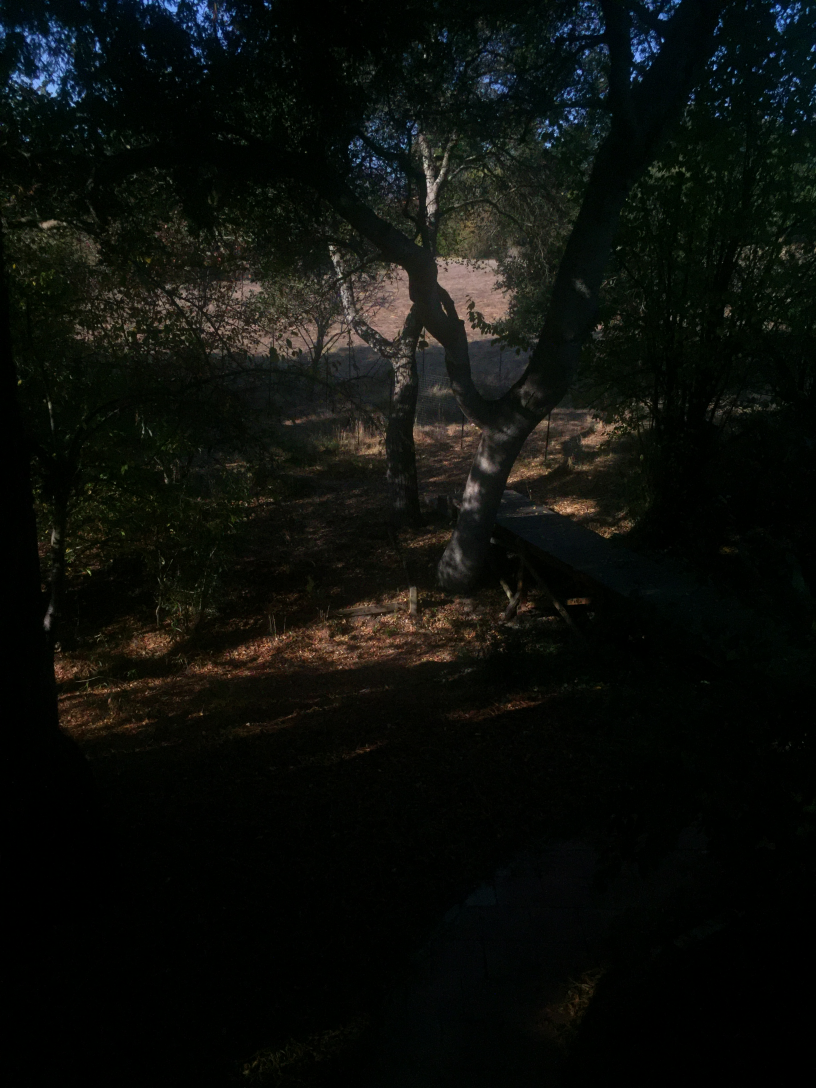
#> input picture Part2_fig/6667.JPG, 2448 x 3264 px (shown at 1/3 size)
$ python part3.py
#> lines starting #> are read from the running program, lines starting #| are printed output that depends on the picture
import numpy as np
import cv2
import os
import glob
from numpy import array
import matplotlib.pyplot as plt
from scipy import stats
import math
import matplotlib.mlab as mlab

try:
    os.mkdir('part3_plot')
except:
    pass

# Read images
img_dir="Part2_fig/"
three_files = ["6667.JPG", "1500.JPG", "0250.JPG"]
a_list = [1., 6667./1000, 6667./250]
g_channel = [2.465, 2.510, 2.518] # get from Part1
colors = ['b', 'g', 'r']

height, width = 3264, 2448
imgs = []
for i in range(0, len(three_files)):
    imgs.append(cv2.imread(img_dir+three_files[i]))

def alg1():
    print("Start alg1, takes several minutes")

    HDR_img = np.zeros((height, width, 3), dtype='float32')
    img0, img1, img2 = imgs[0], imgs[1], imgs[2]
#> img0 is the input picture: shape (3264, 2448, 3); mean B, G, R 11.9, 15.7, 13.3

    for h in range(0, height):
        for w in range(0, width):
            if img2[h][w].max() < 255:
                for c in range(0, 3):
                    HDR_img[h][w][c] = np.power(img2[h][w][c], g_channel[c])/a_list[2]
            elif img2[h][w].max() < 255:
                for c in range(0, 3):
                    HDR_img[h][w][c] = np.power(img1[h][w][c], g_channel[c])/a_list[1]
            else:
                for c in range(0, 3):
                    HDR_img[h][w][c] = np.power(img0[h][w][c], g_channel[c])/a_list[0]
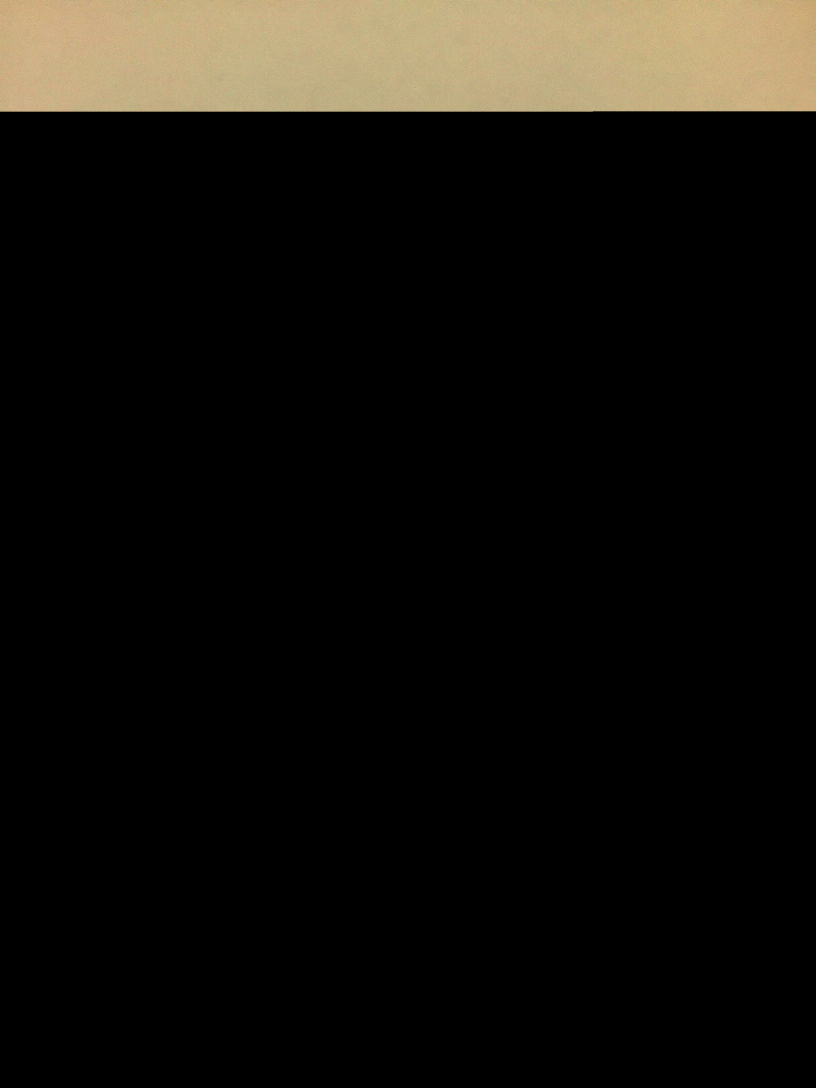
#> HDR_img: shape (3264, 2448, 3) float32 (shown at 1/3 size); mean B, G, R 1435.3, 1922.1, 2179.8; drawn with min black and max white

    HDR_img = np.array(HDR_img, dtype='float32')
    return HDR_img

def alg2():
    print("Start alg2, takes several minutes")
    HDR_img = np.zeros((height, width, 3), dtype='float32')
    img0, img1, img2 = imgs[0], imgs[1], imgs[2]

    for h in range(0, height):
        for w in range(0, width):
            if img2[h][w].max() < 255:
                for c in range(0, 3):
                    i2 = np.power(img2[h][w][c], g_channel[c])/a_list[2]
                    i1 = np.power(img1[h][w][c], g_channel[c])/a_list[1]
                    i0 = np.power(img0[h][w][c], g_channel[c])/a_list[0]
                    HDR_img[h][w][c] = (i2+i1+i0)/3.
            elif img2[h][w].max() < 255:
                for c in range(0, 3):
                    i1 = np.power(img1[h][w][c], g_channel[c])/a_list[1]
                    i0 = np.power(img0[h][w][c], g_channel[c])/a_list[0]
                    HDR_img[h][w][c] = (i1+i0)/2.
            else:
                for c in range(0, 3):
                    i0 = np.power(img0[h][w][c], g_channel[c])/a_list[0]
                    HDR_img[h][w][c] = i0

    HDR_img = np.array(HDR_img, dtype='float32')
    return HDR_img

def plot_hist(img, alg=1):

    color = ('b','g','r')
    for channel, col in enumerate(color):
        img_channel=img[:,:,channel]
        plt.subplot(2,2,channel+1)
        _max = int(pow(255, g_channel[channel])) + 1
        plt.hist(img_channel.ravel(),bins=25,range=[0,_max],color=col.lower())
        plt.title('%s Channel' %color[channel].upper())

    plt.gcf().set_size_inches(18.5, 10.5)
    plt.savefig('part3_plot/alg%d_histogram.jpg' %(alg))
    plt.gcf().clear()

#> (the run stopped early here; a loop or call above may not have finished)
